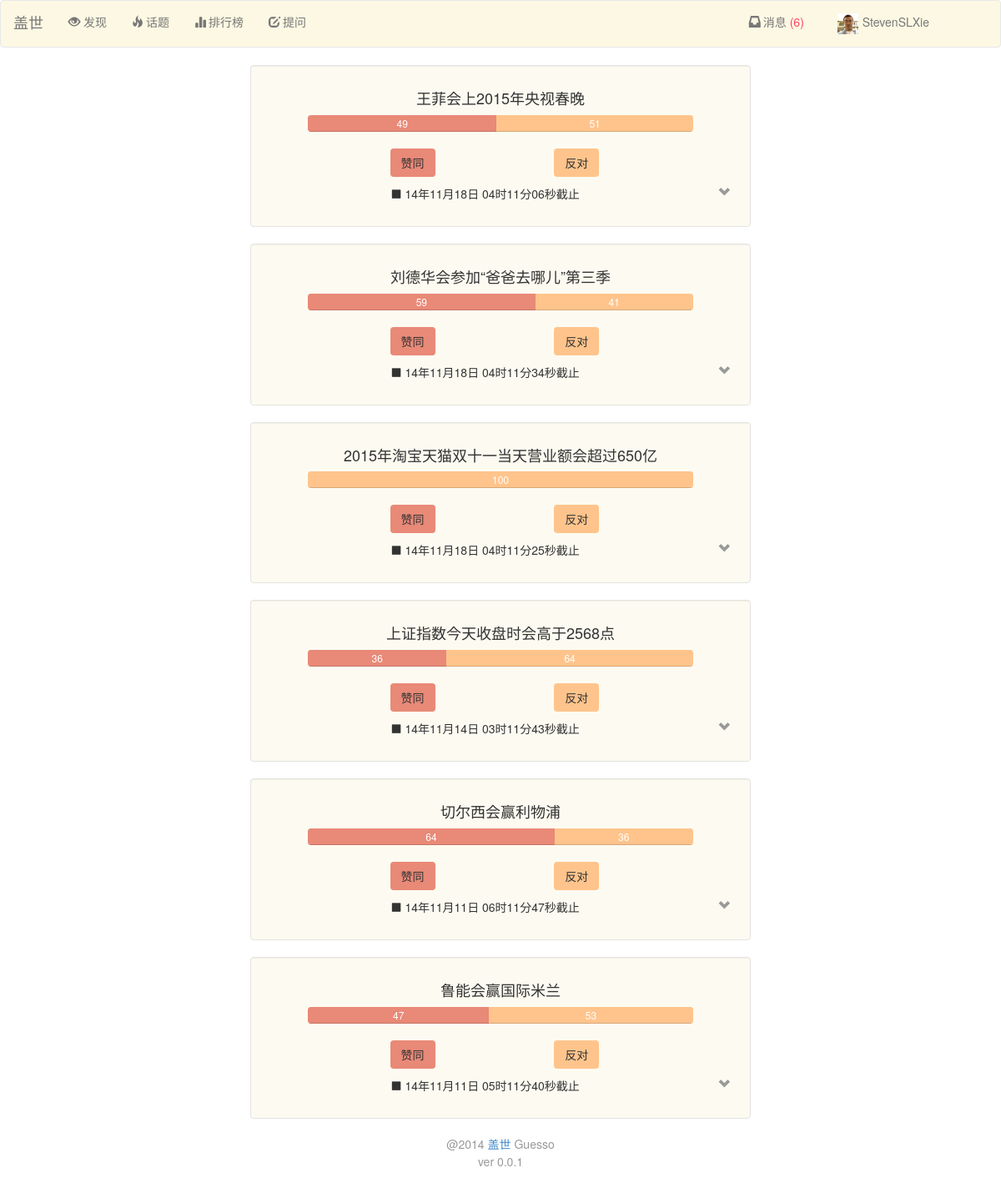
The app's page /home (signed in) with its own data.
### Guess/models.py (models this page shows)
class Person(models.Model):
	user = models.OneToOneField(User)
	point = models.IntegerField(default=1000)
	photo = models.FileField(upload_to='%Y/%m/%d/', default= 'cat.jpg')
	expertise = models.ManyToManyField(PersonTag)
	win = models.IntegerField(default=0)
	lose = models.IntegerField(default=0)
	game = models.IntegerField(default=0)
	rank = models.IntegerField(default=0)
	joined = models.DateTimeField(default=datetime.datetime.now())
	title = models.CharField(max_length=30, default="新人")
	class Meta:
		ordering = ('point', 'win',)

class Game(models.Model):
	headline = models.TextField()
	begin = models.DateTimeField(auto_now_add=True)
	expire = models.DateTimeField()
	name_home = models.CharField(max_length=30)
	price_home = models.IntegerField(default=50)
	num_home = models.IntegerField(default=0)
	name_away = models.CharField(max_length=30)
	price_away = models.IntegerField(default=50)
	num_away = models.IntegerField(default=0)
	outcome = models.BooleanField(default=False)   # True means home wins and vice versa
	ended = models.BooleanField(default=False)
	event = models.IntegerField()
	is_primary = models.IntegerField(default=0)
	game_tag = models.ManyToManyField(GameTag)
	class Meta:
		ordering = ('expire',)

### Guess/views.py (the view)
# urls.py: url(r'^home$', 'Guess.views.home', name='home'),
def home(request):
	return render_main(request, 'home')

### Guess/views.py (called while the page is built)
def render_main(request, url, game_type=None):
	if not request.user.is_authenticated():
		return redirect(reverse('login'))
	if game_type is None:
		temps = Game.objects.filter(ended=False).order_by('-event','-is_primary')
	else:
		temps = Game.objects.filter(ended=False, game_tag__tag=game_type).order_by('-event', '-is_primary')
	gamess = game_choose_and_sort(temps)
	cur_person = Person.objects.get(user=request.user)
	if request.method == 'POST':
		if 'marked_all_as_read' in request.POST:
			marked_all_as_read(cur_person)
		for cur_game in temps:
			accept_bet(request, cur_person, cur_game)
		return redirect(reverse(url)+'#success')
	else:
		para = {}
		para['gamess'] = gamess
		para = encap_para(para, cur_person)
		return render(request, 'home.html', para)

def game_choose_and_sort(temps):
	gamess = []
	games = []
	flag = 0
	for p in temps:
		if flag == 0:
			event = p.event
			flag = 1
		elif p.event != event:
			event = p.event
			gamess.append(games)
			games = []
		games.append(p)
	gamess.append(games)
	return gamess

def find_unread(person):
	return Message.objects.filter(owner=person, read=False)

def encap_para(para,person):
	messages = find_unread(person)
	para['unread'] = len(messages)
	para['messages'] = messages
	para['person'] = person
	return para

### Guess/templates/home.html (shortened to what this page needs)
{% load bootstrap3 %}
{% load profile_tag %}
{% include "nav_bar.html" %}
<body>
    <div class="col-md-6 col-md-offset-3">
    </div>
    {% for games in gamess %}
    <div class="well well-frame-c1 col-md-6 col-md-offset-3">
    {% for game in games %}
    {% if forloop.first %}
    <div class = "row">
        <div class="col-md-10 col-md-offset-1">
            <h4 class="text-center">{{ game.headline }}</h4>
            <div class="progress">
                <div class="progress-bar progress-bar-c1" style="width: {{ game.price_home }}%">{{ game.price_home }}</div>
                <div class="progress-bar progress-bar-c2" style="width: {{ game.price_away }}%">{{ game.price_away }}</div>
            </div>
        </div>
    </div>
    <div class="row">
        <form method="POST">
             <div class="col-md-1 col-md-offset-3 spacer"><input class="btn progress-bar-c1" type="submit" value='赞同' name="h:{{ game.pk }}" onclick="on_submit(event)"/></div>
             <div class="col-md-1 col-md-offset-3 spacer"><input class="btn progress-bar-c2" type="submit" value='反对' name="a:{{ game.pk }}" onclick="on_submit(event)"/></div>
             <p class="col-md-8 col-md-offset-3"><i class="glyphicon glyphicon-stop"></i> {{ game.expire | date:"y年m月d日 h时m分s秒" }}截止</p>
             <div class="col-xs-1 col-sm-1 col-md-1 col-lg-1 dropdown-user"  data-for=".{{ game.pk }}">
                    <i class="glyphicon glyphicon-chevron-down text-muted"></i>
             </div>
                                        {% endif %}
    {% endfor %}
        </form>
    </div>
    </div>
    {% endfor %}
    {% include "footer.html" %}
</body>

### Guess/templates/nav_bar.html (shortened to what this page needs)
<head>
    <link href='static/bootstrap/css/bootstrap.min.css' rel='stylesheet'>
</head>
<nav class="navbar navbar-default nav-frame-c" role="navigation">
  <div class="container-fluid">
    <div class="navbar-header">
      <a class="navbar-brand" href="{% url 'home' %}">盖世</a>
    </div>
    <div class="collapse navbar-collapse" id="bs-example-navbar-collapse-1">
      <ul class="nav navbar-nav">
        <li><a href="{% url 'home' %}"><i class="glyphicon glyphicon-eye-open"></i> 发现</a></li>
        <li id="tag_list" class="dropdown">
            <a id="tags" href="" class="dropdown-toggle" data-toggle="dropdown"><i class="glyphicon glyphicon-fire" style="margin-right: 3px;"></i>话题</a>
        </li>
        <li><a href="{% url 'leaderboard' %}"><i class="glyphicon glyphicon-stats" style="margin-right: 3px;"></i>排行榜</a></li>
        <li><a href="{% url 'proposal' %}"><i class="glyphicon glyphicon-edit" style="margin-right: 3px;"></i>提问</a></li>
      </ul>
      <ul class="nav navbar-nav navbar-right" style="margin-right: 40px;">
        <li id="notify_list" class="dropdown" style="margin-right: 10px;">
            {% if unread == 0 %}
            <a id="notifications" href="#" class="dropdown-toggle" data-toggle="dropdown"><i class="glyphicon glyphicon-inbox" style="margin-right: 3px;"></i>消息</a>
            {% else %}
            <a id="notifications" href="#" class="dropdown-toggle" data-toggle="dropdown"><i class="glyphicon glyphicon-inbox" style="margin-right: 3px;"></i>消息<span class="unread"> ({{ unread }})</span></a>
            {% endif %}
        </li>
        <li id='dropdown_list' class="dropdown">
          <a id="account_dropdown" href="#" class="dropdown-toggle" data-toggle="dropdown"> <img src="/static/images/{{ person.photo.url }} " style="width: 25px; height: 25px; margin-right: 5px; margin-bottom: 0px;margin-top: 0px;"/>{{ person.user.username }}</a>
        </li>
      </ul>
    </div>
  </div>
</nav>

### Guess/templates/nav_bar.html (style rules this page uses)
.nav-frame-c { background: rgba(252,248,227,1); }
.unread { color: rgba(254,67,101,1); }

### Guess/templates/home.html (style rules this page uses)
.spacer { margin-bottom: 10px; }
.progress-bar-c1 { background: rgba(233, 137,119 , 1); }
.progress-bar-c2 { background: rgba(255,196,140,1); }
.well-frame-c1 { background: rgba(252,248,227,0.5); }

### records on screen
Person: photo (picture), user.username "StevenSLXie"
Game: headline "王菲会上2015年央视春晚", price_home "49", price_away "51", expire "14年11月18日 04时11分06秒"
Game: headline "刘德华会参加“爸爸去哪儿”第三季", price_home "59", price_away "41", expire "14年11月18日 04时11分34秒"
Game: headline "2015年淘宝天猫双十一当天营业额会超过650亿", price_away "100", expire "14年11月18日 04时11分25秒"
Game: headline "上证指数今天收盘时会高于2568点", price_home "36", price_away "64", expire "14年11月14日 03时11分43秒"
Game: headline "切尔西会赢利物浦", price_home "64", price_away "36", expire "14年11月11日 06时11分47秒"
Game: headline "鲁能会赢国际米兰", price_home "47", price_away "53", expire "14年11月11日 05时11分40秒"

### other values on screen
{{ unread }} "6"
